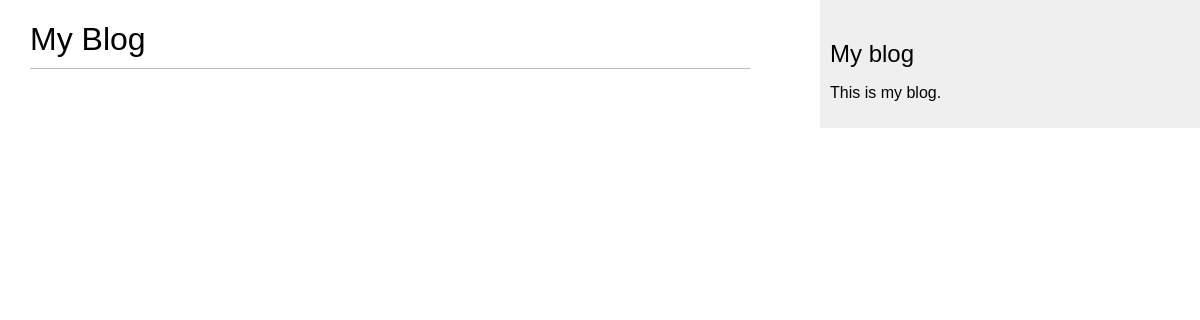
The page /blog/ on the database as committed earlier.
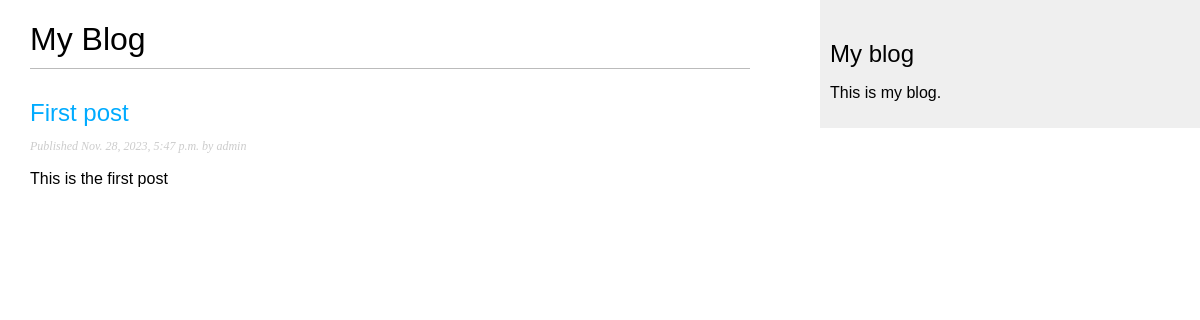
The same page on the database as committed later.
### blog/models.py (models this page shows, shortened)
class Post(models.Model):
    class Status(models.TextChoices):
        DRAFT = 'DF', 'Draft'
        PUBLISHED = 'PB', 'Published'
    title = models.CharField(max_length=250)
    slug = models.SlugField(max_length=250)
    author = models.ForeignKey(User,
                               on_delete=models.CASCADE,
                               related_name='blog_posts')
    body = models.TextField()
    publish = models.DateTimeField(default=timezone.now)
    created = models.DateTimeField(auto_created=True)
    updated = models.DateTimeField(auto_now=True)
    status = models.CharField(max_length=2,
                              choices=Status.choices, default=Status.DRAFT)
    objects = models.Manager()
    published = PublishedManager()
    class Meta:
        unique_together = ('slug', 'publish')
        ordering = ['-publish']
        indexes = [
            models.Index(fields=['publish']),
        ]
    def get_absolute_url(self):
        return reverse('blog:post_detail',
                       args=[self.publish.year,
                             self.publish.month,
                             self.publish.day,
                             self.slug])

### blog/views.py (the view)
# urls.py: path('', views.post_list, name='post_list'),
def post_list(request):
    posts = Post.published.all()
    return render(request,
                  'blog/post/list.html', {'posts': posts})

### blog/models.py (called while the page is built)
    def get_queryset(self):
        return super().get_queryset().filter(
            status=Post.Status.PUBLISHED)

### blog/templates/blog/post/list.html (shortened to what this page needs)
{% extends "blog/base.html" %}
{% block content %}
  <h1>My Blog</h1>
  {% for post in posts %}
    <h2>
      <a href="{{ post.get_absolute_url }}">
        {{ post.title }}
      </a>
    </h2>
    <p class="date">
      Published {{ post.publish }} by {{ post.author }}
    </p>
    {{ post.body|truncatewords:30|linebreaks }}
  {% endfor %}
{% endblock %}

### blog/templates/blog/base.html (shortened to what this page needs)
{% load static %}
<!DOCTYPE html>
<html>
<head>
  <link href="{% static "css/blog.css" %}" rel="stylesheet">
</head>
<body>
  <div id="content">
    {% block content %}
    {% endblock %}
  </div>
  <div id="sidebar">
    <h2>My blog</h2>
    <p>This is my blog.</p>
  </div>
</body>
</html>

### blog/static/css/blog.css (style rules this page uses)
body { margin:0; padding:0; font-family:helvetica, sans-serif; }
a { color:#00abff; text-decoration:none; }
h1 { font-weight:normal; border-bottom:1px solid #bbb; padding:0 0 10px 0; }
h2 { font-weight:normal; margin:30px 0 0; }
#content { float:left; width:60%; padding:0 0 0 30px; }
#sidebar { float:right; width:30%; padding:10px; background:#efefef; height:100%; }
p.date { color:#ccc; font-family: georgia, serif; font-size: 12px; font-style: italic; }

Rows that differ between the two databases and show on the page:
now on this page (row edited): Post: title "First post", publish "Nov. 28, 2023, 5:47 p.m.", author "admin", body "This is the first post"
